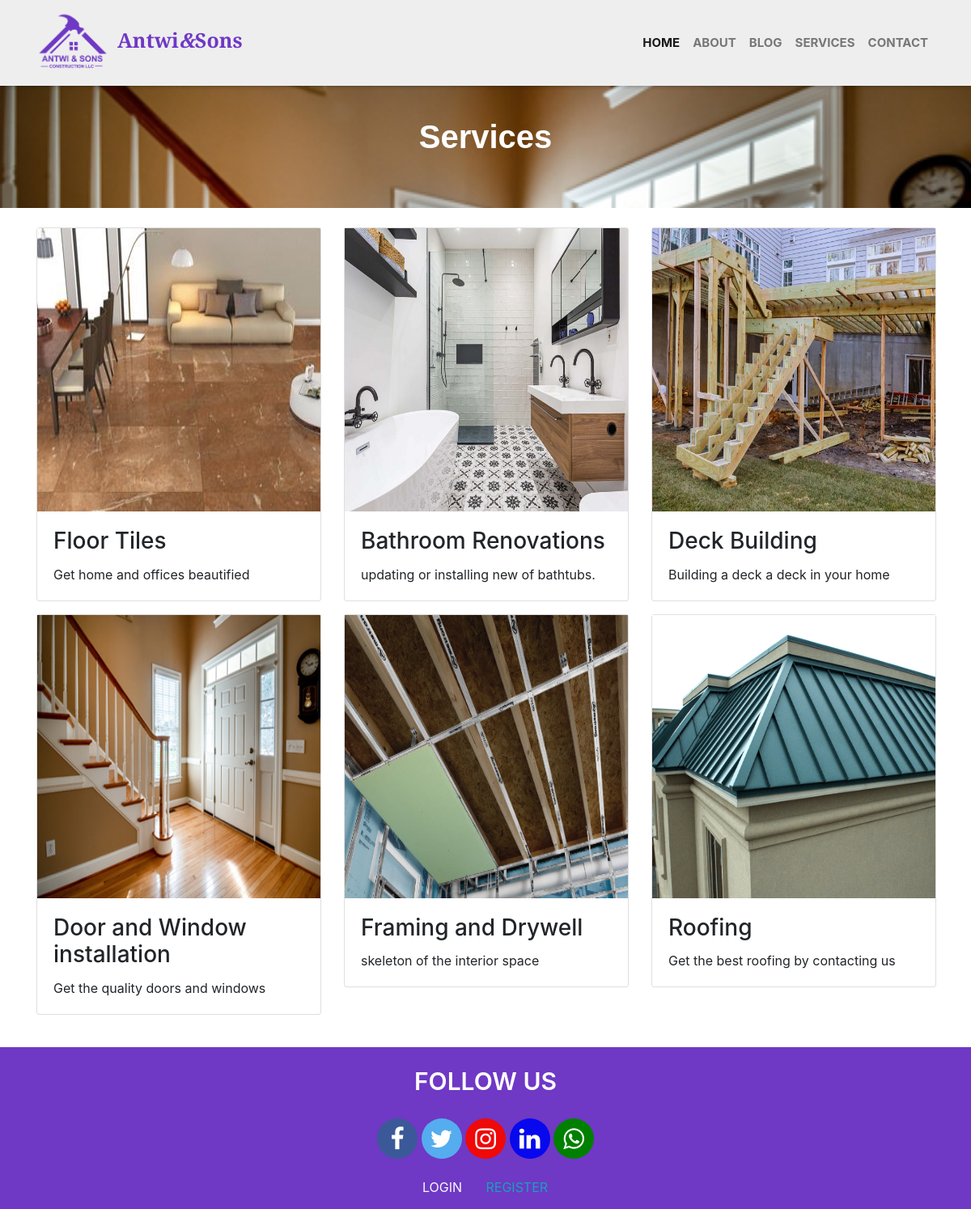
The app's page /service/ with its own data.
### folio/models.py (models this page shows, shortened)
class Service(models.Model):
    image1 = models.ImageField(upload_to="service_img", default="")
    image2 = models.ImageField(upload_to="service_img", default="")
    title = models.CharField(max_length=100)
    content = models.TextField()

### folio/views.py (the view)
# urls.py: path('service/', views.service, name='service-page'),
def service(request):
    context = {
        'title': 'service',
        'services': Service.objects.all()
    }
    return render(request, 'folio/service.html', context)

### folio/templates/folio/service.html (shortened to what this page needs)
{% extends 'folio/base.html' %}
{% load static %}
{% block content %}
<section class="service-section">
    <div class="container">
        <div class="pt-4 mt-5">
            <h1 class="about-head pt-4">Services</h1>
        </div>
    </div>
</section>
<section class="service pb-4">
    <div class="container pt-4">
        <div class="row">
            {% for service in services %}
            <div class="col-md-4 pb-3">
                <div class="card">
                    <img src="{{ service.image1.url }}" height="350px" width="350px" alt="Card Back">
                    <div class="card-body service-body">
                        <h3 class="card-title">{{ service.title }}</h3>
                        <p class="card-text">{{ service.content }}</p>
                    </div>
                </div>
            </div>
            {% endfor %}
        </div>
    </div>
</section>
{% endblock content %}

### folio/templates/folio/base.html (shortened to what this page needs)
{% load static %}
<!doctype html>
<html lang="en">
<head>
  <link rel="stylesheet" href="https://cdn.jsdelivr.net/npm/bootstrap@4.0.0/dist/css/bootstrap.min.css"
>
  <link rel="stylesheet" href="https://cdnjs.cloudflare.com/ajax/libs/animate.css/4.1.1/animate.min.css">
  <link rel="stylesheet" href="https://cdnjs.cloudflare.com/ajax/libs/font-awesome/4.7.0/css/font-awesome.min.css">
  <link rel="stylesheet" href="{% static 'app.css' %}">
</head>
<body>
  <section class="header">
    <nav class="navbar navbar-expand-md navbar-light bg-steel fixed-top">
      <div class="container">
        <img class="logo" src="{% static 'folio/images/Antwi-&-sons-logo.pngg.png' %}" alt="">
        <a class="navbar-brand mr-4" href="">
          <h1 class="display-1 d-none d-md-block h4">Antwi<span><i>&</i></span>Sons</h1>
        </a>
        <div class="collapse navbar-collapse" id="navbarToggle">
          <ul class="navbar-nav ml-auto justify-content-center">
            <li class="nav-item">
              <a class=" nav-link active" href="{% url 'home-page' %}">Home</a>
            </li>
            <li class="nav-item">
              <a class="nav-link" href="{% url 'about-page' %}">About</a>
            </li>
            <li class="nav-item">
              <a class="nav-link" href="{% url 'post-page' %}">Blog</a>
            </li>
            <li class="nav-item">
              <a class="nav-link" href="{% url 'service-page' %}">Services</a>
            </li>
            <li class="nav-item">
              <a class="nav-link" href="{% url 'contact-page' %}">Contact</a>
            </li>
          </ul>
        </div>
      </div>
    </nav>
  </section>
  <main role="main" class="container pt-4 mt-4 pl-4 mr-4">
    <div class="col-lg-12">
    </div>
  </main>
  {% block content %}{% endblock %}
  <section class="footer" style="height: 200px;">
    <div class="container">
      <div class="row pt-4">
        <div class="col-md-12">
          <h1 class="h2">FOLLOW US</h1>
          <div class="social">
            <a href="#" class="rounded-circle fa fa-facebook"></a>
            <a href="#" class="rounded-circle fa fa-twitter"></a>
            <a href="#" class="rounded-circle fa fa-instagram"></a>
            <a href="#" class="rounded-circle fa fa-linkedin"></a>
            <a href="#" class="rounded-circle fa fa-whatsapp"></a>
          </div>
          <div>
            <div class="text-center pt-3">
              {% if user.is_authenticated %}
                <a style="border: none; box-shadow: none;" href="{% url 'logout' %}" class="btn btn-outline-light">LOGOUT</a>
              {% else %}
                <a style="border: none; box-shadow: none;"  href="{% url 'login' %}" class="btn btn-outline-light">LOGIN</a>
                <a style="border-color:#6F38C5; box-shadow: none;" href="{% url 'register' %}" class="btn btn-outline-info">REGISTER</a>
              {% endif %}
            </div>
          </div>
        </div>
      </div>
    </div>
  </section>
</body>
</html>

### static/app.css (style rules this page uses)
body { margin: 0; padding: 0; }
.navbar { background-color: #EEEEEE; box-shadow: 0 2px 4px 0 rgba(0, 0, 0, 0.2); }
.logo { height: 90px; width: 100px; padding-right: 10px; }
.display-1 { color: #6F38C5; font-size: 25px; font-weight: bold; font-family: merriweather; }
.nav-link { font-size: 15px; font-weight: bold; text-transform: uppercase; }

### records on screen
Service: image1 (picture), title "Floor Tiles", content "Get home and offices beautified"
Service: image1 (picture), title "Bathroom Renovations", content "updating or installing new of bathtubs."
Service: image1 (picture), title "Deck Building", content "Building a deck a deck in your home"
Service: image1 (picture), title "Door and Window installation", content "Get the quality doors and windows"
Service: image1 (picture), title "Framing and Drywell", content "skeleton of the interior space"
Service: image1 (picture), title "Roofing", content "Get the best roofing by contacting us"
